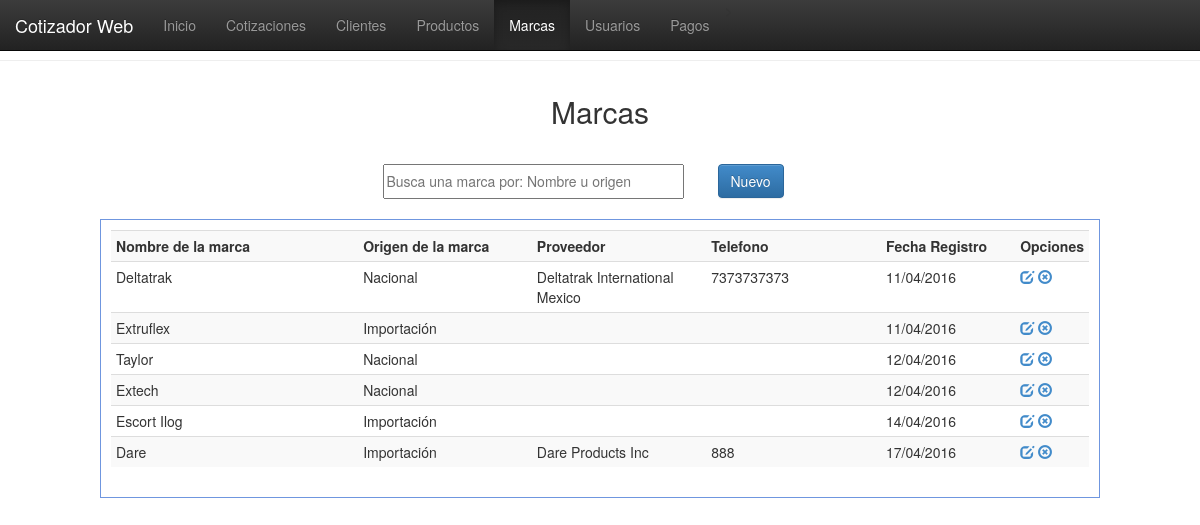
/vistas/marcas.php, run on the app's committed database.
### tables this page shows
CREATE TABLE `marcas` (
  `id_mca` int(11) NOT NULL,
  `nomb_mca` varchar(100) NOT NULL,
  `origen_mca` varchar(50) NOT NULL,
  `prov_mca` varchar(100) NOT NULL,
  `tel_mca` varchar(20) NOT NULL,
  `nota_mca` varchar(100) NOT NULL,
  `fecha_reg` date NOT NULL
);

### php/conexion.php (called while the page is built, shortened)
<?php
function fechaNormal($fecha){
		$nfecha = date('d/m/Y',strtotime($fecha));
		return $nfecha;
}
?>

### vistas/marcas.php (the view, shortened to what this page needs)
<!DOCTYPE html>
<html>
<head>
<link href="../css/estilo.css" rel="stylesheet">
<link href="../bootstrap/css/bootstrap.css" rel="stylesheet">
<link href="../bootstrap/css/bootstrap.min.css" rel="stylesheet">
<link href="../bootstrap/css/bootstrap-theme.css" rel="stylesheet">
<link href="../bootstrap/css/bootstrap-theme.min.css" rel="stylesheet">
</head>
<body>
  <nav class="navbar navbar-inverse navbar-fixed-top">
    <div class="container-fluid">
      <div class="navbar-header">
        <a class="navbar-brand" href="#">Cotizador Web</a>
      </div>
      <div class="collapse navbar-collapse" id="myNavbar">
        <ul class="nav navbar-nav">
          <li><a href="index.php">Inicio</a></li>>
          <li><a href="cotizaciones.php">Cotizaciones</a></li>
          <li><a href="clientes.php">Clientes</a></li>
          <li><a href="productos.php">Productos</a></li>
          <li class="active"><a href="marcas.php">Marcas</a></li>
          <li><a href="usuarios.php">Usuarios</a></li>
          <li><a href="pagos.php">Pagos</a></li>
        </ul>
      </div>
    </div>
  </nav>
  <br><br><hr>
    <header>Marcas</header>
    <section>
    <table border="0" align="center">
    	<tr>
        	<td width="335"><input type="text" placeholder="Busca una marca por: Nombre u origen" id="bs-mca"/></td>
            <td width="100"><button id="nueva-marca" class="btn btn-primary">Nuevo</button></td>
        </tr>
    </table>
    </section>
    <div class="registros" id="agrega-registros-mca">
        <table class="table table-striped table-condensed table-hover">
            <tr>
                <th width="300">Nombre de la marca</th>
                <th width="200">Origen de la marca</th>
                <th width="200">Proveedor</th>
                <th width="200">Telefono</th>
                <th width="150">Fecha Registro</th>
                <th width="50">Opciones</th>
            </tr>
        <?php
            include('../php/conexion.php');
            $registro = mysql_query("SELECT * FROM marcas");
            while($registro2 = mysql_fetch_array($registro)){
                echo '<tr>
                        <td>'.$registro2['nomb_mca'].'</td>
                        <td>'.$registro2['origen_mca'].'</td>
                        <td>'.$registro2['prov_mca'].'</td>
                        <td>'.$registro2['tel_mca'].'</td>
                        <td>'.fechaNormal($registro2['fecha_reg']).'</td>
                        <td>
                            <a href="javascript:editarMarca('.$registro2['id_mca'].');" class="glyphicon glyphicon-edit"></a>
                            <a href="javascript:eliminarMarca('.$registro2['id_mca'].');" class="glyphicon glyphicon-remove-circle"></a>
                        </td>
                    </tr>';
            }
        ?>
        </table>
    </div>
</body>
</html>

### css/estilo.css (style rules this page uses)
body { margin:0px; font-family:"Trebuchet MS", Arial, Helvetica, sans-serif; min-width:1000px; }
header { margin:auto; padding:10px; font-size:30px; width:500px; text-align:center; margin-top:20px; }
section { margin-top:20px; }
section table tr td input { width:90%; height:35px; outline:none; font-size:14px; }
.registros { margin:auto; width:1000px; margin-top:20px; border:1px solid #6F96DF; height:auto; padding:10px; }

### data on the page
marcas: nomb_mca "Deltatrak", origen_mca "Nacional", prov_mca "Deltatrak International Mexico", tel_mca "7373737373", fecha_reg "11/04/2016"
marcas: nomb_mca "Extruflex", origen_mca "Importación", fecha_reg "11/04/2016"
marcas: nomb_mca "Taylor", origen_mca "Nacional", fecha_reg "12/04/2016"
marcas: nomb_mca "Extech", origen_mca "Nacional", fecha_reg "12/04/2016"
marcas: nomb_mca "Escort Ilog", origen_mca "Importación", fecha_reg "14/04/2016"
marcas: nomb_mca "Dare", origen_mca "Importación", prov_mca "Dare Products Inc", tel_mca "888", fecha_reg "17/04/2016"
